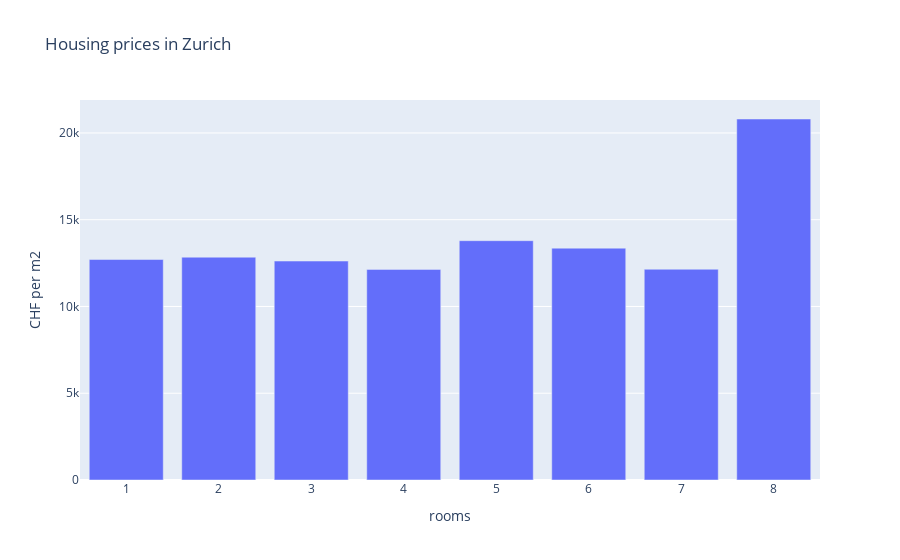

The notebook cell saved with this chart:
### Code cell
fig = px.bar(plotting_df, x="rooms", y="price", title="Housing prices in Zurich", labels={'price':'CHF per m2'})
fig.show()

### Figure 1 — Plotly figure (JSON) as saved in the notebook; plotly's stock layout.template omitted (floating-point values rounded to 4 significant figures)
{"data": [{"alignmentgroup": "True", "hovertemplate": "rooms=%{x}<br>CHF per m2=%{y}<extra></extra>", "legendgroup": "", "marker": {"color": "#636efa"}, "name": "", "offsetgroup": "", "orientation": "v", "showlegend": false, "textposition": "auto", "type": "bar", "x": [1, 2, 3, 4, 5, 6, 7, 8], "xaxis": "x", "y": [12706, 12841, 12618, 12138, 13792, 13361, 12146, 20804], "yaxis": "y"}], "layout": {"barmode": "relative", "legend": {"tracegroupgap": 0}, "title": {"text": "Housing prices in Zurich"}, "xaxis": {"anchor": "y", "domain": [0, 1], "title": {"text": "rooms"}}, "yaxis": {"anchor": "x", "domain": [0, 1], "title": {"text": "CHF per m2"}}}}
